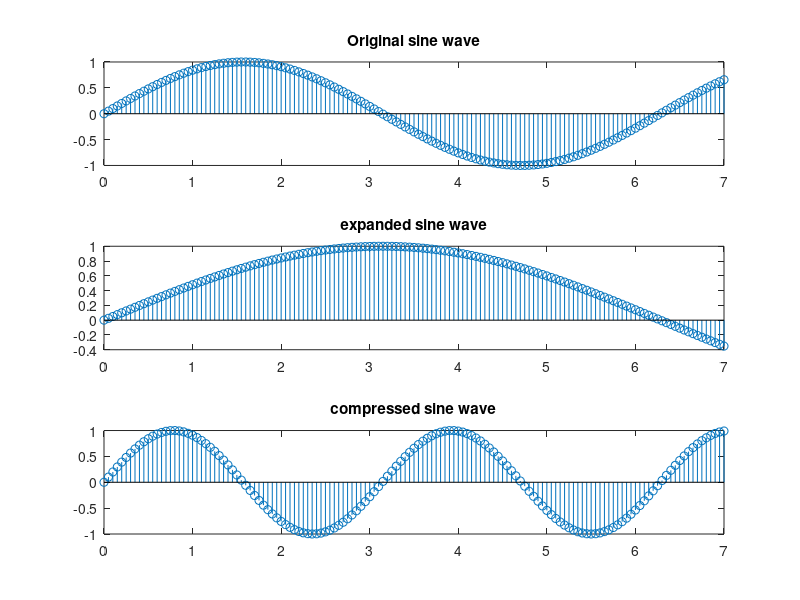

The MATLAB source for this figure:
clc;
clear all;
close all;
t=0:1/20:7;
a1=0.5;
a2=2;
Am=1;
y1=Am*sin(t);
y2=Am*sin(a1*t);
y3=Am*sin(a2*t);
figure;
subplot(3,1,1);
stem(t,y1);
title('Original sine wave')
subplot(3,1,2);
stem(t,y2);
title('expanded sine wave')
subplot(3,1,3);
stem(t,y3);
title('compressed sine wave');
